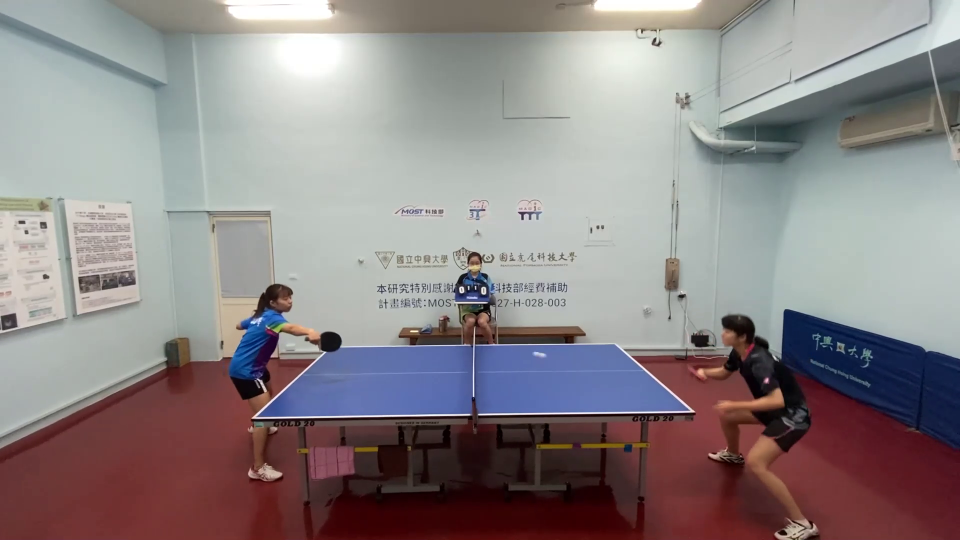
#> input picture frame 13 of f-3_video_trim1_2_2.mp4, 1920 x 1080 px, given in place of bht_left_1.mp4, which was not available (shown at 1/2 size)
$ python video_crop.py
#> lines starting #> are read from the running program, lines starting #| are printed output that depends on the picture
from moviepy.editor import *
import cv2
import numpy as np

# loading video gfg
# clip = cv2.VideoCapture(r'D:\thesis\video\trim\left\right_handed\bhc_left_1.mp4')
# getting only first 5 seconds and save video
# clip = clip.subclip(0,334 )
# path = "D:\thesis\video\trim\left\right_handed"
def crop_video(clip, output_path):
    video = cv2.VideoCapture(clip)
    width = int(video.get(cv2.CAP_PROP_FRAME_WIDTH))
    height = int(video.get(cv2.CAP_PROP_FRAME_HEIGHT))
    frames_per_second = video.get(cv2.CAP_PROP_FPS)
    num_frames = int(video.get(cv2.CAP_PROP_FRAME_COUNT))
    basename = output_path

    output_file = cv2.VideoWriter(
                filename=f"{basename}_crop.mp4",
                # some installation of opencv may not support x264 (due to its license),
                # you can try other format (e.g. MPEG)
                # fourcc=cv2.VideoWriter_fourcc(*"x264"),
                fourcc=cv2.VideoWriter_fourcc(*"mp4v"),
                fps=float(frames_per_second),
                # frameSize=(width, height),
                frameSize=(1600, 1080 ),
                isColor=True,
            )
    try:
        while True:
            ret, frame = video.read()
#> frame is the input picture: shape (1080, 1920, 3); mean B, G, R 134.1, 133.1, 140.7
            # (height, width) = frame.shape[:2]
            sky = frame[0:1080, 0:1600]
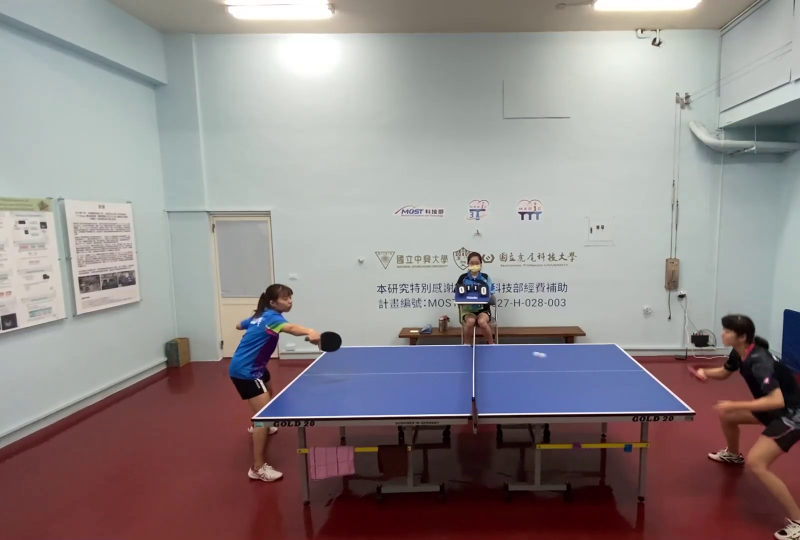
#> sky: shape (1080, 1600, 3) (shown at 1/2 size); mean B, G, R 136.6, 136.3, 144.1
            # cv2.imshow('Video', sky)
            output_file.write(sky)
    except:
        print("output")
    # output_file.release()

crop_video(r"D:\thesis\video\trim\left\right_handed\bht_left_1.mp4", r"D:\thesis\video\trim\left\right_handed_crop\bht_left_1")
crop_video(r"D:\thesis\video\trim\left\right_handed\bht_left_2.mp4", r"D:\thesis\video\trim\left\right_handed_crop\bht_left_2")
crop_video( r"D:\thesis\video\trim\left\right_handed\bhc_left_1.mp4", r"D:\thesis\video\trim\left\right_handed_crop\bhc_left_1")
crop_video( r"D:\thesis\video\trim\left\right_handed\bhc_left_2.mp4", r"D:\thesis\video\trim\left\right_handed_crop\bhc_left_2")
crop_video( r"D:\thesis\video\trim\left\right_handed\fhc_left_1.mp4", r"D:\thesis\video\trim\left\right_handed_crop\fhc_left_1")
crop_video( r"D:\thesis\video\trim\left\right_handed\bhpush_left_1.mp4", r"D:\thesis\video\trim\left\right_handed_crop\bhpush_left_1")
crop_video(r"D:\thesis\video\trim\left\right_handed\fhpush_left_1.mp4", r"D:\thesis\video\trim\left\right_handed_crop\fhpush_left_1")
crop_video(r"D:\thesis\video\trim\left\right_handed\bhpull_left_1.mp4", r"D:\thesis\video\trim\left\right_handed_crop\bhpull_left_1")
crop_video(r"D:\thesis\video\trim\left\right_handed\fhpull_left_1.mp4", r"D:\thesis\video\trim\left\right_handed_crop\fhpull_left_1")
crop_video(r"D:\thesis\video\trim\left\right_handed\fhs_left_1.mp4", r"D:\thesis\video\trim\left\right_handed_crop\fhs_left_1")

# cut_video_and_save(clip_3, 115, 121, r"D:\thesis\video\trim\left\right_handed\fhpull_left_2.mp4")
# cut_video_and_save(clip_3, 137, 148, r"D:\thesis\video\trim\left\right_handed\fhs_left_1.mp4")
# cut_video_and_save(clip_3, 150, 155, r"D:\thesis\video\trim\left\right_handed\fhs_left_2.mp4")

$ run again, starting later in the video
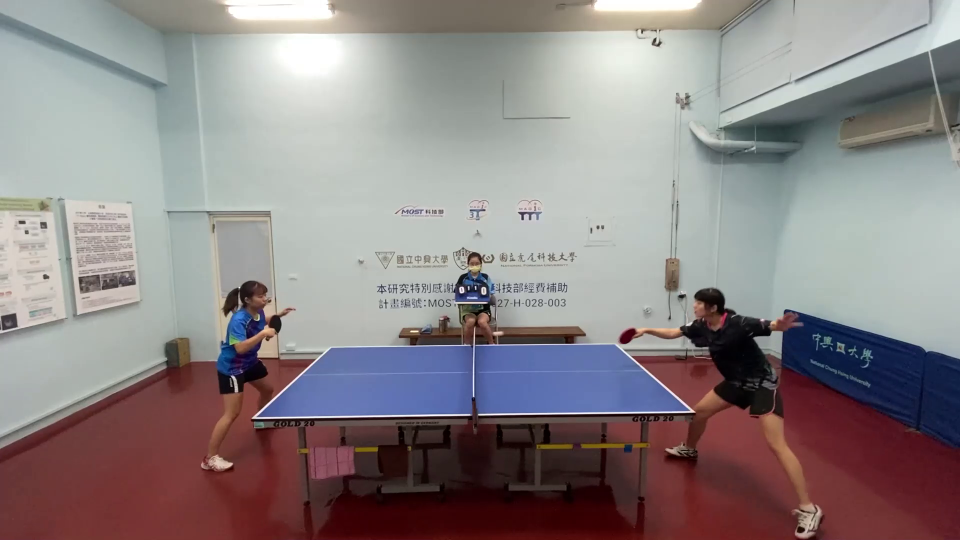
#> input picture frame 62 of f-3_video_trim1_2_2.mp4, 1920 x 1080 px, given in place of bht_left_1.mp4, which was not available (shown at 1/2 size)
#> in crop_video, frame is the input picture: shape (1080, 1920, 3); mean B, G, R 133.4, 132.5, 140.5
#> in crop_video, `sky = frame[0:1080, 0:1600]`:
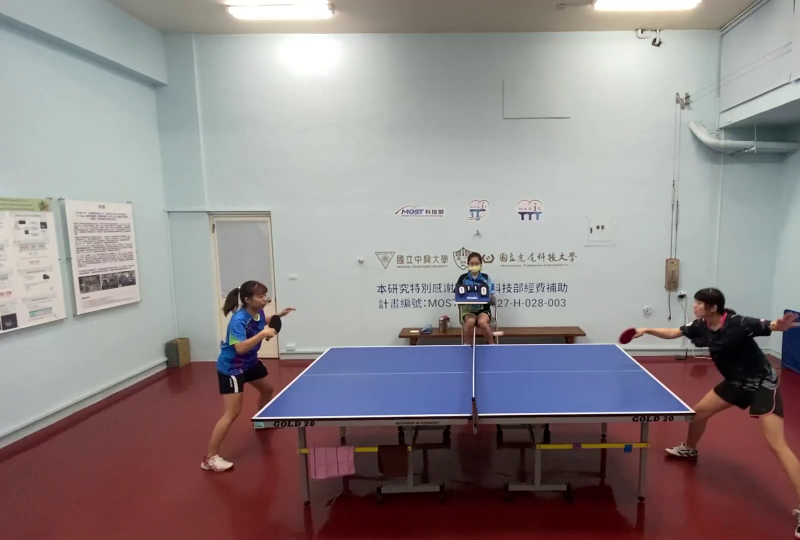
#> sky: shape (1080, 1600, 3) (shown at 1/2 size); mean B, G, R 135.8, 135.6, 143.8

$ run again, starting later in the video
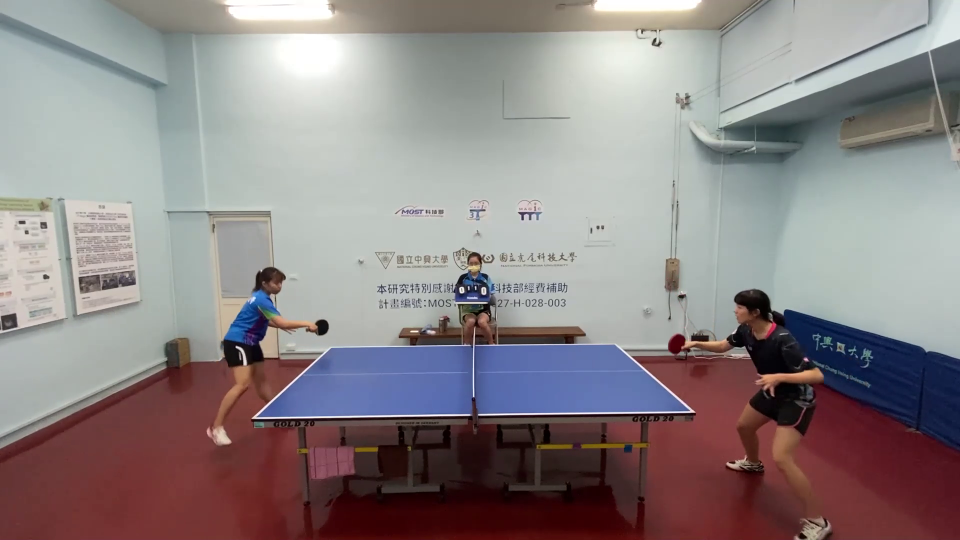
#> input picture frame 111 of f-3_video_trim1_2_2.mp4, 1920 x 1080 px, given in place of bht_left_1.mp4, which was not available (shown at 1/2 size)
#> in crop_video, frame is the input picture: shape (1080, 1920, 3); mean B, G, R 133.7, 132.8, 141
#> in crop_video, `sky = frame[0:1080, 0:1600]`:
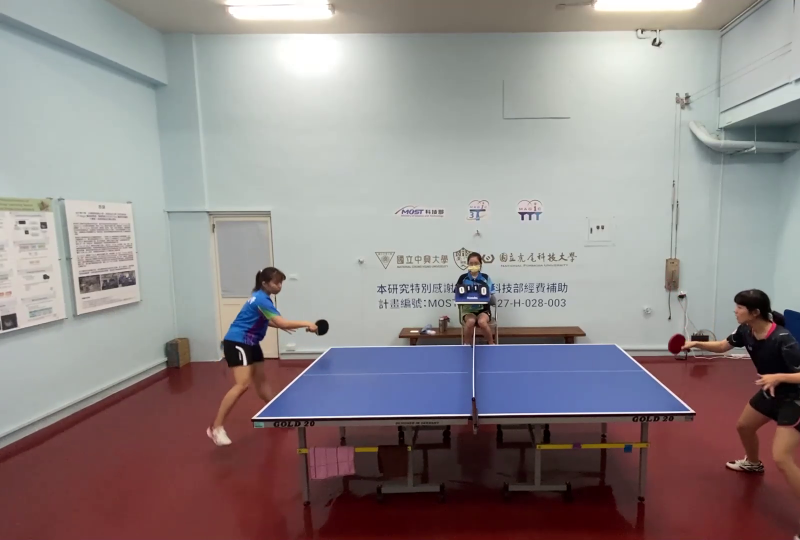
#> sky: shape (1080, 1600, 3) (shown at 1/2 size); mean B, G, R 136.1, 135.9, 144.5
